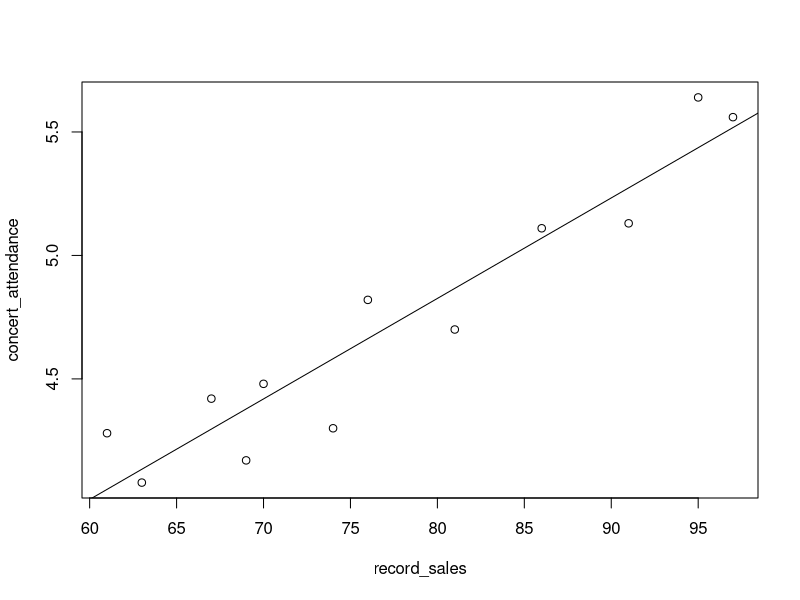
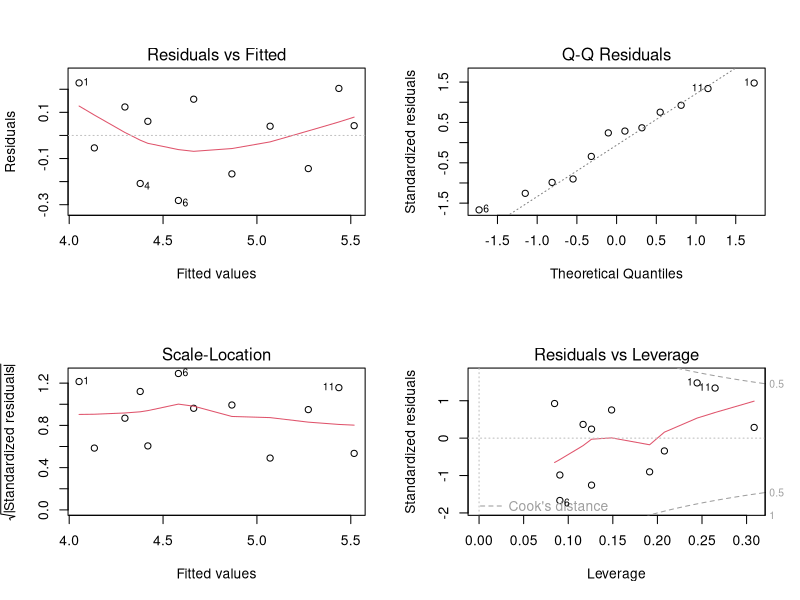

The R source for these figures, in order:
## ---- chunk 1
record_sales <- c(61,63,67,69,70,74,76,81, 86,91,95,97)
concert_attendance <- c(4.28,4.08,4.42,4.17,4.48,4.3,4.82,4.7,5.11,5.13,5.64,5.56)
# lm(y ~ x)
reg <- lm(concert_attendance ~ record_sales)
plot(concert_attendance ~ record_sales) + abline(reg)
## ---- chunk 2
record_sales <- c(61,63,67,69,70,74,76,81, 86,91,95,97)
concert_attendance <- c(4.28,4.08,4.42,4.17,4.48,4.3,4.82,4.7,5.11,5.13,5.64,5.56)
# lm(y ~ x)
reg <- lm(concert_attendance ~ record_sales)
reg

par(mfrow = c(2,2))
plot(reg)

## ---- chunk 3
reg <- lm(concert_attendance ~ record_sales)
summary(reg)
